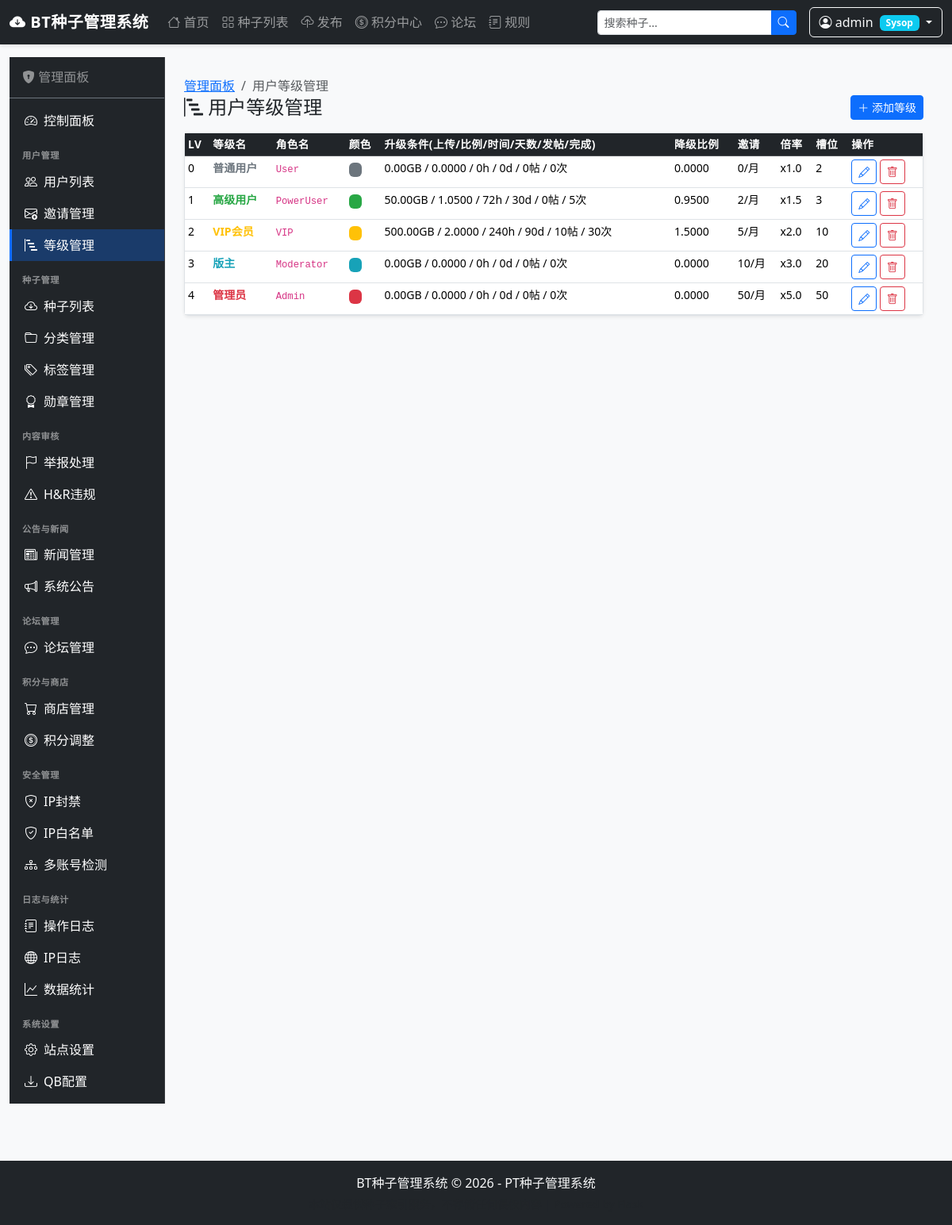
Screenshot of /admin/user-class (signed in) with the database file from the repository.
### app/models/user.py (models this page shows, shortened)
class User(UserMixin, db.Model):
    __tablename__ = 'user'
    id = db.Column(db.Integer, primary_key=True)
    username = db.Column(db.String(32), unique=True, nullable=False, index=True)
    email = db.Column(db.String(128), unique=True, nullable=False, index=True)
    password_hash = db.Column(db.String(256), nullable=False)
    passkey = db.Column(db.String(64), unique=True, nullable=False, index=True)
    role = db.Column(db.String(16), nullable=False, default='User', index=True)
    uploaded = db.Column(db.BigInteger, nullable=False, default=0)
    downloaded = db.Column(db.BigInteger, nullable=False, default=0)
    real_uploaded = db.Column(db.BigInteger, nullable=False, default=0)
    real_downloaded = db.Column(db.BigInteger, nullable=False, default=0)
    seed_bonus = db.Column(db.Numeric(12, 2), nullable=False, default=0.00)
    invite_tokens = db.Column(db.Integer, nullable=False, default=0)
    seeding_count = db.Column(db.Integer, nullable=False, default=0)
    leeching_count = db.Column(db.Integer, nullable=False, default=0)
    completed_count = db.Column(db.Integer, nullable=False, default=0)
    snatched_count = db.Column(db.Integer, nullable=False, default=0)
    uploaded_today = db.Column(db.BigInteger, nullable=False, default=0)
    downloaded_today = db.Column(db.BigInteger, nullable=False, default=0)
    avatar_url = db.Column(db.String(256))
    signature = db.Column(db.String(512))
    title = db.Column(db.String(128))
    info_text = db.Column(db.Text)
    admin_permissions = db.Column(db.Text)  # Stored as JSON string
    is_active = db.Column(db.Boolean, nullable=False, default=True)
    is_banned = db.Column(db.Boolean, nullable=False, default=False)
    ban_type = db.Column(db.String(32))  # None/disabled, 'temporary', 'permanent', 'download_only', 'upload_only', 'forum_only', 'tracker_only'
    banned_reason = db.Column(db.String(512))
    banned_until = db.Column(db.DateTime(timezone=True))
    warning_count = db.Column(db.Integer, nullable=False, default=0)
    promotion_eligible = db.Column(db.Boolean, nullable=False, default=True)
    last_promotion_check_at = db.Column(db.DateTime(timezone=True))
    demotion_warning_count = db.Column(db.Integer, nullable=False, default=0)
    download_slots_used = db.Column(db.Integer, nullable=False, default=0)
    total_seed_time_secs = db.Column(db.BigInteger, nullable=False, default=0)
    total_leech_time_secs = db.Column(db.BigInteger, nullable=False, default=0)
    forum_post_count = db.Column(db.Integer, nullable=False, default=0)
    theme = db.Column(db.String(16), nullable=False, default='light')
    items_per_page = db.Column(db.Integer, nullable=False, default=25)
    notify_comment = db.Column(db.Boolean, nullable=False, default=True)
    notify_pm = db.Column(db.Boolean, nullable=False, default=True)
    notify_new_torrent = db.Column(db.Boolean, nullable=False, default=False)
    registered_at = db.Column(db.DateTime(timezone=True), nullable=False, default=lambda: datetime.now(timezone.utc))
    last_active_at = db.Column(db.DateTime(timezone=True))
    last_ip = db.Column(db.String(45))
    last_announce_at = db.Column(db.DateTime(timezone=True))
    torrents = db.relationship('Torrent', backref='uploader', lazy='dynamic',
                               foreign_keys='Torrent.uploader_id')
    comments = db.relationship('Comment', backref='author', lazy='dynamic',
                               foreign_keys='Comment.user_id')
    bookmarks = db.relationship('Bookmark', backref='user', lazy='dynamic')
    thanks = db.relationship('Thank', backref='user', lazy='dynamic')
    peers = db.relationship('Peer', backref='user', lazy='dynamic')
    snatches = db.relationship('Snatch', backref='user', lazy='dynamic')
    bonus_logs = db.relationship('SeedBonusLog', backref='user', lazy='dynamic')
    purchases = db.relationship('BonusPurchase', backref='user', lazy='dynamic')
    sent_messages = db.relationship('PrivateMessage', backref='sender', lazy='dynamic',
                                    foreign_keys='PrivateMessage.sender_id')
    received_messages = db.relationship('PrivateMessage', backref='receiver', lazy='dynamic',
                                        foreign_keys='PrivateMessage.receiver_id')
    hnr_violations = db.relationship('HnrViolation', backref='user', lazy='dynamic',
                                     foreign_keys='HnrViolation.user_id')
    forum_topics = db.relationship('ForumTopic', backref='author', lazy='dynamic')
    forum_posts = db.relationship('ForumPost', backref='author', lazy='dynamic')
    created_invites = db.relationship('Invite', backref='creator', lazy='dynamic',
                                      foreign_keys='Invite.creator_id')
    medals = db.relationship('UserMedal', backref='user', lazy='dynamic')
    def has_permission(self, permission_name):
        if self.role == 'Sysop':
            return True
        perms = self.get_admin_permissions()
        return perms.get(permission_name, False)

### app/models/admin.py (models this page shows, shortened)
class UserClass(db.Model):
    __tablename__ = 'user_class'
    id = db.Column(db.Integer, primary_key=True)
    name = db.Column(db.String(32), nullable=False, unique=True)   # Maps to User.role: User, PowerUser, VIP, etc.
    display_name = db.Column(db.String(64), nullable=False)          # Chinese display name
    level = db.Column(db.Integer, nullable=False, unique=True)       # Numeric level for ordering
    min_upload_gb = db.Column(db.Numeric(12, 2), nullable=False, default=0)
    min_ratio = db.Column(db.Numeric(8, 4), nullable=False, default=0)
    min_seed_hours = db.Column(db.Integer, nullable=False, default=0)
    min_account_age_days = db.Column(db.Integer, nullable=False, default=0)
    min_forum_posts = db.Column(db.Integer, nullable=False, default=0)
    min_snatches = db.Column(db.Integer, nullable=False, default=0)
    min_seed_bonus = db.Column(db.Numeric(12, 2), nullable=False, default=0)
    keep_min_ratio = db.Column(db.Numeric(8, 4), nullable=False, default=0)
    keep_min_seed_hours = db.Column(db.Integer, nullable=False, default=0)
    invite_tokens_per_month = db.Column(db.Integer, nullable=False, default=0)
    pm_inbox_size = db.Column(db.Integer, nullable=False, default=100)
    bonus_multiplier = db.Column(db.Numeric(6, 4), nullable=False, default=1.0)
    download_slots = db.Column(db.Integer, nullable=False, default=3)
    wait_time_seconds = db.Column(db.Integer, nullable=False, default=0)  # Download wait time
    can_view_peers = db.Column(db.Boolean, nullable=False, default=False)
    can_use_freeleech_tokens = db.Column(db.Boolean, nullable=False, default=False)
    can_view_nfo = db.Column(db.Boolean, nullable=False, default=False)
    can_upload_subtitles = db.Column(db.Boolean, nullable=False, default=False)
    exempt_from_hnr = db.Column(db.Boolean, nullable=False, default=False)
    exempt_from_wait_time = db.Column(db.Boolean, nullable=False, default=False)
    sort_order = db.Column(db.Integer, nullable=False, default=0)
    color = db.Column(db.String(7), nullable=False, default='#6c757d')  # Badge hex color
    icon = db.Column(db.String(64))  # Bootstrap icon name
    badge_text = db.Column(db.String(32))  # Short badge label

### app/blueprints/admin/routes_users.py (the view)
@admin_bp.route('/user-class')
@login_required
@permission_required('can_promote_users')
def user_class_list():
    classes = UserClass.query.order_by(UserClass.level.asc()).all()
    return render_template('admin/user_class_list.html',
                           title='用户等级管理',
                           user_classes=classes)

### app/templates/admin/user_class_list.html
{% extends "admin/layout.html" %}
{% block breadcrumb %}<nav aria-label="breadcrumb"><ol class="breadcrumb small mb-0"><li class="breadcrumb-item"><a href="{{ url_for('admin.dashboard') }}">管理面板</a></li><li class="breadcrumb-item active">{{ title }}</li></ol></nav>{% endblock %}
{% block admin_content %}
<div class="d-flex justify-content-between align-items-center mb-3"><h4 class="mb-0"><i class="bi bi-bar-chart-steps"></i> 用户等级管理</h4><a href="{{ url_for('admin.user_class_add') }}" class="btn btn-primary btn-sm"><i class="bi bi-plus-lg"></i> 添加等级</a></div>
<div class="card shadow-sm"><div class="table-responsive"><table class="table table-hover table-sm mb-0 small"><thead class="table-dark"><tr><th>Lv</th><th>等级名</th><th>角色名</th><th>颜色</th><th>升级条件(上传/比例/时间/天数/发帖/完成)</th><th>降级比例</th><th>邀请</th><th>倍率</th><th>槽位</th><th>操作</th></tr></thead>
<tbody>{% for uc in user_classes %}
<tr><td>{{ uc.level }}</td><td><strong style="color:{{ uc.color }}">{{ uc.display_name }}</strong></td><td><code>{{ uc.name }}</code></td><td><span class="badge" style="background:{{ uc.color }}">&nbsp;</span></td>
    <td>{{ uc.min_upload_gb }}GB / {{ uc.min_ratio }} / {{ uc.min_seed_hours }}h / {{ uc.min_account_age_days }}d / {{ uc.min_forum_posts }}帖 / {{ uc.min_snatches }}次</td>
    <td>{{ uc.keep_min_ratio }}</td><td>{{ uc.invite_tokens_per_month }}/月</td><td>x{{ "%.1f"|format(uc.bonus_multiplier or 1.0) }}</td><td>{{ uc.download_slots }}</td>
    <td><a href="{{ url_for('admin.user_class_edit', class_id=uc.id) }}" class="btn btn-outline-primary btn-sm"><i class="bi bi-pencil"></i></a>
        <form method="POST" action="{{ url_for('admin.user_class_delete', class_id=uc.id) }}" class="d-inline" onsubmit="return confirm('删除?')"><input type="hidden" name="csrf_token" value="{{ csrf_token() }}"><button class="btn btn-outline-danger btn-sm"><i class="bi bi-trash"></i></button></form></td></tr>
{% else %}<tr><td colspan="10" class="text-muted text-center py-3">暂无等级定义</td></tr>{% endfor %}</tbody></table></div></div>
{% endblock %}

### app/templates/layout/navbar.html (shortened to what this page needs)
<nav class="navbar navbar-expand-lg navbar-dark bg-dark sticky-top">
    <div class="container-fluid">
        <a class="navbar-brand" href="{{ url_for('main.index') }}">
            <i class="bi bi-cloud-arrow-down-fill"></i> {{ site_name }}
        </a>
        <div class="collapse navbar-collapse" id="navbarNav">
            <ul class="navbar-nav me-auto">
                <li class="nav-item">
                    <a class="nav-link {{ 'active' if request.endpoint == 'main.index' }}" href="{{ url_for('main.index') }}">
                        <i class="bi bi-house"></i> 首页
                    </a>
                </li>
                <li class="nav-item">
                    <a class="nav-link {{ 'active' if request.endpoint == 'main.browse' }}" href="{{ url_for('main.browse') }}">
                        <i class="bi bi-grid"></i> 种子列表
                    </a>
                </li>
                {% if current_user.is_authenticated %}
                <li class="nav-item">
                    <a class="nav-link {{ 'active' if request.endpoint and 'torrent.upload' in request.endpoint }}" href="{{ url_for('torrent.upload') }}">
                        <i class="bi bi-cloud-upload"></i> 发布
                    </a>
                </li>
                <li class="nav-item">
                    <a class="nav-link {{ 'active' if request.endpoint and 'bonus' in request.endpoint }}" href="{{ url_for('bonus.index') }}">
                        <i class="bi bi-coin"></i> 积分中心
                    </a>
                </li>
                <li class="nav-item">
                    <a class="nav-link {{ 'active' if request.endpoint and 'forum' in request.endpoint }}" href="{{ url_for('forum.index') }}">
                        <i class="bi bi-chat-dots"></i> 论坛
                    </a>
                </li>
                {% endif %}
                <li class="nav-item">
                    <a class="nav-link" href="{{ url_for('main.rules') }}">
                        <i class="bi bi-journal-text"></i> 规则
                    </a>
                </li>
            </ul>
            <div class="d-flex align-items-center gap-2">
                {% include 'layout/search_bar.html' %}
                {% if current_user.is_authenticated %}
                    <div class="dropdown">
                        <button class="btn btn-outline-light dropdown-toggle" type="button" data-bs-toggle="dropdown">
                            <i class="bi bi-person-circle"></i> {{ current_user.username }}
                            <span class="badge bg-info ms-1">{{ current_user.role }}</span>
                        </button>
                    </div>
                {% endif %}
            </div>
        </div>
    </div>
</nav>

### rows the page displays
User: username "admin", role "Sysop"
UserClass: level "0", display_name "普通用户", name "User", min_upload_gb "0.00", min_ratio "0.0000", min_seed_hours "0", min_account_age_days "0", min_forum_posts "0", min_snatches "0", keep_min_ratio "0.0000", invite_tokens_per_month "0", bonus_multiplier "1.0", download_slots "2"
UserClass: level "1", display_name "高级用户", name "PowerUser", min_upload_gb "50.00", min_ratio "1.0500", min_seed_hours "72", min_account_age_days "30", min_forum_posts "0", min_snatches "5", keep_min_ratio "0.9500", invite_tokens_per_month "2", bonus_multiplier "1.5", download_slots "3"
UserClass: level "2", display_name "VIP会员", name "VIP", min_upload_gb "500.00", min_ratio "2.0000", min_seed_hours "240", min_account_age_days "90", min_forum_posts "10", min_snatches "30", keep_min_ratio "1.5000", invite_tokens_per_month "5", bonus_multiplier "2.0", download_slots "10"
UserClass: level "3", display_name "版主", name "Moderator", min_upload_gb "0.00", min_ratio "0.0000", min_seed_hours "0", min_account_age_days "0", min_forum_posts "0", min_snatches "0", keep_min_ratio "0.0000", invite_tokens_per_month "10", bonus_multiplier "3.0", download_slots "20"
UserClass: level "4", display_name "管理员", name "Admin", min_upload_gb "0.00", min_ratio "0.0000", min_seed_hours "0", min_account_age_days "0", min_forum_posts "0", min_snatches "0", keep_min_ratio "0.0000", invite_tokens_per_month "50", bonus_multiplier "5.0", download_slots "50"

### other values shown
{{ site_name }} "BT种子管理系统"
{{ title }} "用户等级管理"
